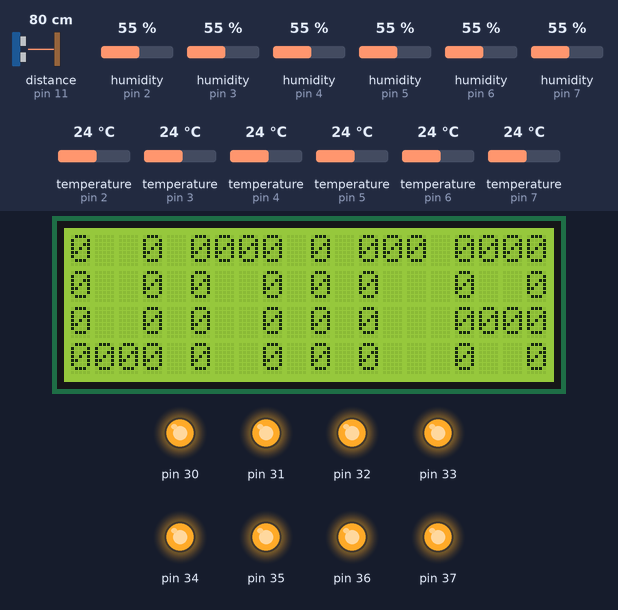
This sketch was run on a simulated Arduino Mega 2560, built with avr-gcc and run on an emulated ATmega2560. Parts: 20×4 character LCD, output pins drawn as LEDs (lit = HIGH). Wiring (inferred from the names in the program): ultrasonic range finder: trigger pin 10; echo pin 11. Inputs (shaded band) come from the test bench; at power-on: distance to the obstacle (sensor on pin 11) 80 cm, humidity (sensors on pin 2, pin 3, pin 4, pin 5, pin 6, pin 7) 55 %, temperature (sensors on pin 2, pin 3, pin 4, pin 5, pin 6, pin 7) 24 °C. The echo pulse lasts 58.3 µs per cm; the modem accepts every AT command (registered, SIM ready, sends succeed) and sends nothing else; pins used as bus, display or sensor lines are not drawn; what the sketch prints to the serial monitor is not drawn.

Above: at 0.8 s.
At 2.0 s:
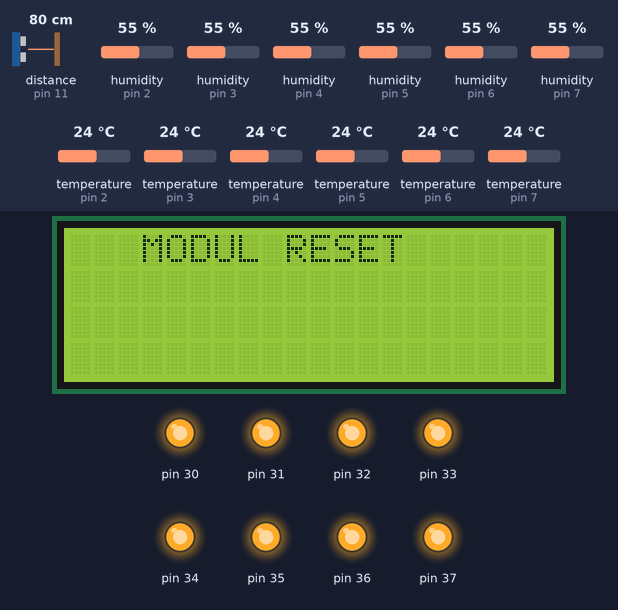
At 6.2 s:
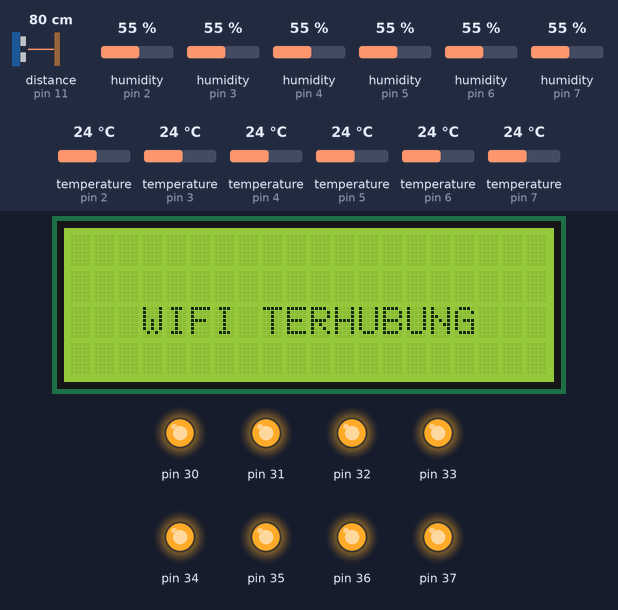
At 6.7 s:
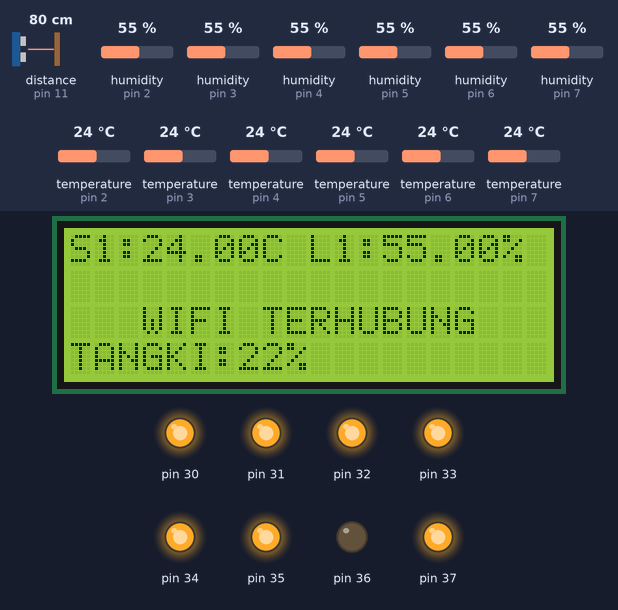
At 7.46 s:
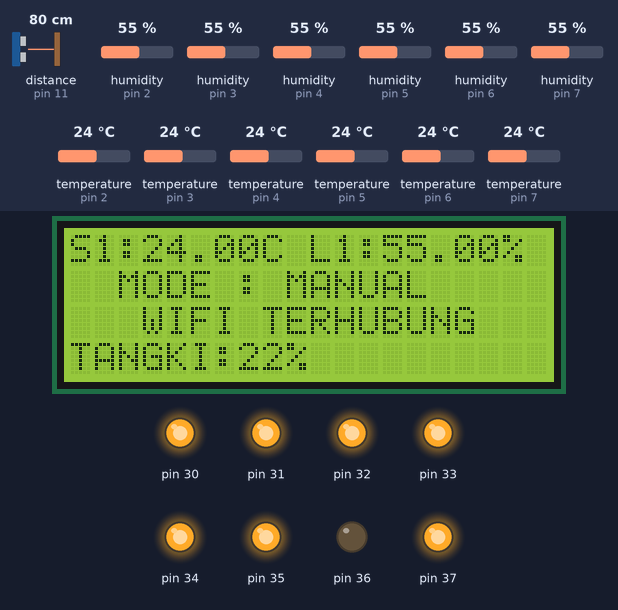
At 11.4 s:
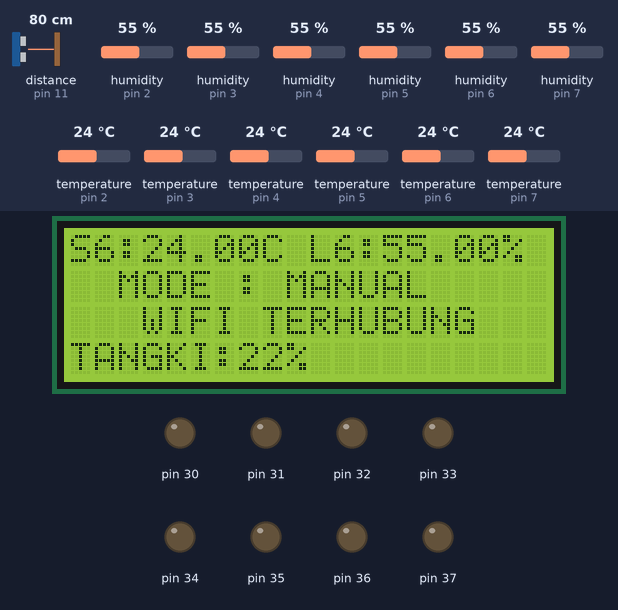
Timing chart, 0 to 12.9 s (numbered marks = the images above):
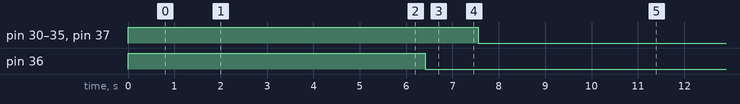

Measured:
- by itself, pin 30–35, pin 37: HIGH → LOW at 7.6 s
- by itself, pin 36: HIGH → LOW at 6.4 s
- what the display in image 0 shows lasts 1.3 s, from 0.7 s to 2.0 s
- what the display in image 1 shows lasts 4.2 s, from 2.0 s to 6.2 s
- what the display in image 3 shows lasts 0.8 s, from 6.6 s to 7.4 s

The sketch:

myta2.ino
```cpp
#include <ArduinoJson.h>
#include <DHT.h>;
#include <LiquidCrystal_I2C.h>

#define DHTPIN1 2
#define DHTPIN2 3
#define DHTPIN3 4
#define DHTPIN4 5
#define DHTPIN5 6
#define DHTPIN6 7

DHT dht[] = {
  {DHTPIN1, DHT22},
  {DHTPIN2, DHT22},
  {DHTPIN3, DHT22},
  {DHTPIN4, DHT22},
  {DHTPIN5, DHT22},
  {DHTPIN6, DHT22},
};
LiquidCrystal_I2C lcd(0x27,20,4);
String ssid ="Wi_Virus4";
String password="Taku2020";
//String server = "isi dengan domain yang mengarah ke server-side anda"; // www.example.com
String uri = "/index.php";// our example is /esppost.php
String txt = "/test.json";
float humidity[6];
float temperature[6];
bool m[7];
int pengganti[6];
int tank=0;
int tora=0,tora2=0;
int trig_pin = 10;
int echo_pin = 11;
long echotime;
float distance;
String mair;
void reset() {
  Serial3.println("AT+RST");
  delay(1000);
  if(Serial3.find("OK") ){
    Serial.println("Module Reset");
    lcd.clear();
    isi(3,0,"MODUL RESET");
  }else{
    Serial.println("Not REset");
    lcd.clear();
    isi(3,0,"GAGAL RESET");
    delay(1000);
    lcd.clear();
    isi(3,0,"MENCOBA LAGI");
    reset();
  }
}
void connectWifi() {

  String cmd = "AT+CWJAP=\"" +ssid+"\",\"" + password + "\"";
  Serial3.println(cmd);
  delay(4000);
  if(Serial3.find("OK")) {
    Serial.println("Client Connected!");
    lcd.clear();
    isi(3,2,"WIFI TERHUBUNG");
  }else {
    lcd.clear();
    isi(0,0,"WIFI TIDAK TERHUBUNG");
    delay(1000);
    lcd.clear();
    isi(3,0,"MENCOBA LAGI");
    connectWifi();
    Serial.println("Cannot connect to wifi");
  }
}
void setup()
{
  Serial3.begin(115200);//AT+UART_DEF=9600,8,1,0,0
  Serial.begin(9600);
  for (auto& sensor : dht) {
    sensor.begin();
  }
  pinMode(30,OUTPUT);
  pinMode(31,OUTPUT);
  pinMode(32,OUTPUT);
  pinMode(33,OUTPUT);
  pinMode(34,OUTPUT);
  pinMode(35,OUTPUT);
  pinMode(36,OUTPUT);
  pinMode(37,OUTPUT);
  for(int t=0; t<8; t++){
    digitalWrite(30+t, HIGH);
  }
  pinMode(trig_pin, OUTPUT);
  pinMode(echo_pin, INPUT);
  digitalWrite(trig_pin, LOW);
  lcd.init();
  lcd.backlight();
  isi(0,0,"0  0 0000 0 000 0000");
  isi(0,1,"0  0 0  0 0 0   0  0");
  isi(0,2,"0  0 0  0 0 0   0000");
  isi(0,3,"0000 0  0 0 0   0  0");
  reset();
  connectWifi();
}

String data="";
void loop()
{
  for (int i = 0; i < 6; i++) {
    temperature[i] = dht[i].readTemperature();
    humidity[i] = dht[i].readHumidity();
  }
  tank=cekair();
  if(tank>70){
    digitalWrite(36, LOW);
    Serial.println("Pompa AC Nyala");
//    if(!m[6]){
//      mair="MANUAL";
//    }else{
//      mair="OTOMATIS";
//    }
  }else if(tank<15){
    digitalWrite(36, HIGH);
//    if(m[6]){
//      tank=100;
//      mair="MANUAL";
//    }else{
//      mair="OTOMATIS";
//    }
  }
  if(tank!=100){
    isi(0,3,"TANGKI:"+String(100-tank)+"%"+mair);
  }else{
    isi(0,3,"TANGKI:"+String(tank)+"%"+mair);
  }
  for (int i = 0; i < 6; i++) {
    Serial.print("T");
    Serial.print(i);
    Serial.print(" = ");
    Serial.print(temperature[i]);
    Serial.print(" || H");
    Serial.print(i);
    Serial.print(" = ");
    Serial.print(humidity[i]);
    isi(0,0,"S"+String(i+1)+":"+temperature[i]+"C L"+String(i+1)+":"+humidity[i]+"%");
    delay(500);
    if(digitalRead(0)!=LOW){
      isi(2,1,"MODE : OTOMATIS");
      if(!isnan(temperature[i]) && !isnan(humidity[i])){
        if(temperature[i]>29 || humidity[i]<80 && !m[i]){
          digitalWrite(30+i,LOW);
          digitalWrite(37,LOW);
          Serial.println(" Aktif dalam keadaan NORMAL");
        }else{//kondisi ketika tombol otomatis dan suhu dalam keadaan normal
          if(m[i]){//manual dari tombol app walau sensor aktif
            digitalWrite(30+i,LOW);
            digitalWrite(37,LOW);
            isi(0,1,"MENYIRAM DARI APLIKASI");
            Serial.println(" Aktif dari app kondisi normal");
          }else{
            digitalWrite(30+i, HIGH);
//            digitalWrite(37,HIGH);
            Serial.println(" OFF Kondisi Normal ke- "+String(i));
            tora2=0;
            for(int j=0; j<6; j++){
              if(temperature[j]>29 || humidity[j]<80 && !m[j]){
                tora2++;
              }
            }
            if(tora2==0){
              digitalWrite(37,HIGH);
            }
          }
        }
         pengganti[i]=0;
      }else{
        if(m[i]){//manual dari tombol app jika bernilai NaN
          digitalWrite(30+i,LOW);
          digitalWrite(37,LOW);
          Serial.println(" Aktif dari tombol app kondisi Nan ke- "+String(i));
          isi(0,1,"MENYIRAM DARI APLIKASI");
        }else{
          if(pengganti[i]!=0){
            Serial.print(" Pengganti di temukan di- "+String(pengganti[i]));
            if(!isnan(temperature[pengganti[i]]) && !isnan(humidity[pengganti[i]])){
              if(temperature[pengganti[i]]>29 || humidity[pengganti[i]]<80){
                digitalWrite(30+pengganti[i], LOW);
                digitalWrite(30+i, LOW);
                Serial.println(" Aktif dari pengganti");
              }else{
                Serial.println(" Nonaktif dari pengganti");
                tora2=0;
                for(int j=0; j<6; j++){
                  if(temperature[j]>29 || humidity[j]<80 && !m[j]){
                    tora2++;
                  }
                }
                if(tora2==0){
                  digitalWrite(37,HIGH);
                }
                digitalWrite(30+pengganti[i], HIGH);
                digitalWrite(30+i, HIGH);
              }
            }else{
              pengganti[i]=0;
            }
          }else{
            Serial.println(" Mencari pengganti sensor ke- "+String(i));
            for (int s=0; s<6; s++){//perulangan mencari yang akan ditunjuk pengganti sensor yang mati/error
              if(!isnan(temperature[s]) && !isnan(humidity[s])){
                if(temperature[s]>29 || humidity[s]<80){
                  pengganti[i]=s;
                  digitalWrite(30+s, LOW);
                  digitalWrite(30+i, LOW);
                }
              }
            }
          }//cek pengganti
        }
      }
      //otomatis dari tombol box
    }else{
      //manual dari tombol box
      isi(2,1,"MODE : MANUAL");
      Serial.println("manual dari tombol box");
      for (int i2 = 0; i2 < 6; i2++) {
        digitalWrite(30+i2, LOW);
      }
      digitalWrite(37,LOW);
    }
    if(i!=5){
      data+="tp"+String(i)+"="+temperature[i]+"&hm"+String(i)+"="+humidity[i]+"&";
    }else{
      data+="tp"+String(i)+"="+temperature[i]+"&hm"+String(i)+"="+humidity[i]+"&tank="+tank;
    }
  }
  Serial.println(tank);
  Serial.println(data);
  httppost (uri);
  httppost (txt);
  data="";
//  delay(3000);
}
void httppost (String urr) {
  DynamicJsonDocument doc(1024);
Serial3.println("AT+CIPSTART=\"TCP\",\"isi dengan domain yang mengarah ke server-side anda\",80");//start a TCP connection.
  if( Serial3.find("OK")) {
    Serial.println("TCP connection ready");
  }
  delay(1000);
  String postRequest =
  "POST " + urr + " HTTP/1.0\r\n" +
  "Host: odi.sdnlada2.sch.id\r\n" +
  "Accept: *" + "/" + "*\r\n" +
  "Content-Length: " + data.length() + "\r\n" +
  "Content-Type: application/x-www-form-urlencoded\r\n" +
  "\r\n" + data;
  String sendCmd = "AT+CIPSEND=";//determine the number of caracters to be sent.
  Serial3.print(sendCmd);
  Serial3.println(postRequest.length() );
  delay(500);
  String tmpResp="",l;
  if(Serial3.find(">")) {
    Serial.println("Sending..");
    Serial3.println(postRequest);
    if( Serial3.find("SEND OK")) {
      Serial.println("Packet sent");
      if(tora!=0){
        if (Serial3.available()) {
//        tmpResp += Serial3.readString();
//        Serial.println(tmpResp);
          Serial3.find("Agent\r\n");
          l=Serial3.readStringUntil("\r\n\r\n");
          String k=l.substring(1,l.length()-8);
          DeserializationError error=deserializeJson(doc, k);
          if(error){
            Serial.println("deserialize eror");
            Serial.print(error.c_str());
//            ulang();
          }
          m[0]=doc["m0"].as<bool>();
          m[1]=doc["m1"].as<bool>();
          m[2]=doc["m2"].as<bool>();
          m[3]=doc["m3"].as<bool>();
          m[4]=doc["m4"].as<bool>();
          m[5]=doc["m5"].as<bool>();
          m[6]=doc["tkk"].as<bool>();
          Serial.println(k);
        }
        tora=0;
      }else{
        tora=1;
      }
      Serial3.println("AT+CIPCLOSE");
      while(Serial3.find("CLOSED")) {
        Serial3.println("AT+CIPCLOSE");
      }
    }
  }
}

int cekair(){
  digitalWrite(trig_pin, HIGH);
  delayMicroseconds(10);
  digitalWrite(trig_pin, LOW);
  echotime= pulseIn(echo_pin, HIGH);
  distance= 0.0001*((float)echotime*340.0)/2.0;
  return distance;
}
void isi(int strt, int cu, String izi){
   lcd.setCursor(strt,cu);
   //for(int i=0;i<izi.length();i++){
    lcd.print(izi);
    delay(200);
   //}
}
```
